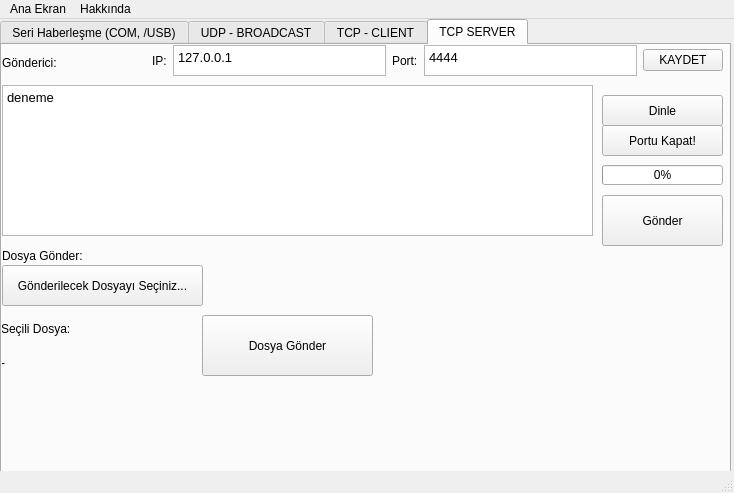
<?xml version="1.0" encoding="UTF-8"?>
<ui version="4.0">
 <class>qt</class>
 <widget class="QMainWindow" name="qt">
  <property name="geometry">
   <rect>
    <x>0</x>
    <y>0</y>
    <width>734</width>
    <height>493</height>
   </rect>
  </property>
  <property name="cursor">
   <cursorShape>ArrowCursor</cursorShape>
  </property>
  <property name="windowTitle">
   <string>PyQT ile TCP-UDP-Seri Haberleşme Programı</string>
  </property>
  <property name="windowIcon">
   <iconset>
    <normaloff>index.jpeg</normaloff>index.jpeg</iconset>
  </property>
  <property name="windowOpacity">
   <double>0.990000000000000</double>
  </property>
  <property name="statusTip">
   <string>Mehmet Cagri Aksoy 2018</string>
  </property>
  <property name="whatsThis">
   <string>Serial Communication Program</string>
  </property>
  <widget class="QWidget" name="centralwidget">
   <widget class="QWidget" name="gridLayoutWidget">
    <property name="geometry">
     <rect>
      <x>0</x>
      <y>0</y>
      <width>731</width>
      <height>511</height>
     </rect>
    </property>
    <layout class="QGridLayout" name="gridLayout">
     <item row="0" column="0">
      <widget class="QTabWidget" name="tabWidget">
       <property name="whatsThis">
        <string>&lt;html&gt;&lt;head/&gt;&lt;body&gt;&lt;p&gt;UDP Tab&lt;/p&gt;&lt;/body&gt;&lt;/html&gt;</string>
       </property>
       <property name="tabPosition">
        <enum>QTabWidget::North</enum>
       </property>
       <property name="currentIndex">
        <number>3</number>
       </property>
       <widget class="QWidget" name="tab">
        <property name="accessibleName">
         <string/>
        </property>
        <property name="autoFillBackground">
         <bool>false</bool>
        </property>
        <attribute name="title">
         <string>Seri Haberleşme (COM, /USB)</string>
        </attribute>
        <widget class="QWidget" name="verticalLayoutWidget_2">
         <property name="geometry">
          <rect>
           <x>0</x>
           <y>3</y>
           <width>531</width>
           <height>361</height>
          </rect>
         </property>
         <layout class="QVBoxLayout" name="verticalLayout_2">
          <item>
           <widget class="QLabel" name="label_3">
            <property name="text">
             <string> Alınan / Gönderilen Veri (Rx/Tx)</string>
            </property>
           </widget>
          </item>
          <item>
           <widget class="QTextEdit" name="textEdit_8">
            <property name="readOnly">
             <bool>true</bool>
            </property>
           </widget>
          </item>
         </layout>
        </widget>
        <widget class="QWidget" name="formLayoutWidget">
         <property name="geometry">
          <rect>
           <x>540</x>
           <y>0</y>
           <width>188</width>
           <height>141</height>
          </rect>
         </property>
         <layout class="QFormLayout" name="formLayout">
          <item row="0" column="0">
           <widget class="QLabel" name="label_2">
            <property name="text">
             <string>PORT Adı:</string>
            </property>
           </widget>
          </item>
          <item row="1" column="0">
           <widget class="QLabel" name="label_6">
            <property name="text">
             <string>Baud Oranı:</string>
            </property>
           </widget>
          </item>
          <item row="1" column="1">
           <widget class="QComboBox" name="comboBox_1">
            <item>
             <property name="text">
              <string>Seçiniz...</string>
             </property>
            </item>
            <item>
             <property name="text">
              <string>1200</string>
             </property>
            </item>
            <item>
             <property name="text">
              <string>2400</string>
             </property>
            </item>
            <item>
             <property name="text">
              <string>4800</string>
             </property>
            </item>
            <item>
             <property name="text">
              <string>9600</string>
             </property>
            </item>
            <item>
             <property name="text">
              <string>19200</string>
             </property>
            </item>
            <item>
             <property name="text">
              <string>38400</string>
             </property>
            </item>
            <item>
             <property name="text">
              <string>57600</string>
             </property>
            </item>
            <item>
             <property name="text">
              <string>115200</string>
             </property>
            </item>
           </widget>
          </item>
          <item row="2" column="0">
           <widget class="QLabel" name="label_7">
            <property name="text">
             <string>Boyut (B):</string>
            </property>
           </widget>
          </item>
          <item row="2" column="1">
           <widget class="QComboBox" name="comboBox_2">
            <item>
             <property name="text">
              <string>Seçiniz...</string>
             </property>
            </item>
            <item>
             <property name="text">
              <string>2</string>
             </property>
            </item>
            <item>
             <property name="text">
              <string>4</string>
             </property>
            </item>
            <item>
             <property name="text">
              <string>8</string>
             </property>
            </item>
            <item>
             <property name="text">
              <string>16</string>
             </property>
            </item>
            <item>
             <property name="text">
              <string>32</string>
             </property>
            </item>
            <item>
             <property name="text">
              <string>64</string>
             </property>
            </item>
           </widget>
          </item>
          <item row="0" column="1">
           <widget class="QLabel" name="label_11">
            <property name="text">
             <string>-</string>
            </property>
           </widget>
          </item>
          <item row="4" column="1">
           <widget class="QPushButton" name="pushButton_4">
            <property name="text">
             <string>Kaydet</string>
            </property>
           </widget>
          </item>
          <item row="3" column="1">
           <widget class="QComboBox" name="comboBox">
            <item>
             <property name="text">
              <string>Seçiniz...</string>
             </property>
            </item>
            <item>
             <property name="text">
              <string>0</string>
             </property>
            </item>
            <item>
             <property name="text">
              <string>2</string>
             </property>
            </item>
            <item>
             <property name="text">
              <string>4</string>
             </property>
            </item>
            <item>
             <property name="text">
              <string>6</string>
             </property>
            </item>
            <item>
             <property name="text">
              <string>8</string>
             </property>
            </item>
            <item>
             <property name="text">
              <string>10</string>
             </property>
            </item>
            <item>
             <property name="text">
              <string>15</string>
             </property>
            </item>
            <item>
             <property name="text">
              <string>20</string>
             </property>
            </item>
           </widget>
          </item>
          <item row="3" column="0">
           <widget class="QLabel" name="label_12">
            <property name="text">
             <string>Zaman Aşımı:</string>
            </property>
           </widget>
          </item>
         </layout>
        </widget>
        <widget class="QWidget" name="formLayoutWidget_2">
         <property name="geometry">
          <rect>
           <x>540</x>
           <y>340</y>
           <width>171</width>
           <height>21</height>
          </rect>
         </property>
         <layout class="QFormLayout" name="formLayout_2">
          <item row="0" column="0">
           <widget class="QLabel" name="label_4">
            <property name="text">
             <string>Port Durumu:</string>
            </property>
           </widget>
          </item>
          <item row="0" column="1">
           <widget class="QLabel" name="label_5">
            <property name="styleSheet">
             <string notr="true"/>
            </property>
            <property name="text">
             <string>Bağlı Değil</string>
            </property>
           </widget>
          </item>
         </layout>
        </widget>
        <widget class="QWidget" name="verticalLayoutWidget">
         <property name="geometry">
          <rect>
           <x>540</x>
           <y>150</y>
           <width>181</width>
           <height>181</height>
          </rect>
         </property>
         <layout class="QVBoxLayout" name="verticalLayout">
          <item>
           <widget class="QLabel" name="label_10">
            <property name="text">
             <string>Bağlantı Seçenekleri:</string>
            </property>
           </widget>
          </item>
          <item>
           <layout class="QHBoxLayout" name="horizontalLayout_2">
            <item>
             <widget class="QPushButton" name="pushButton_2">
              <property name="text">
               <string>DURDUR</string>
              </property>
             </widget>
            </item>
            <item>
             <widget class="QPushButton" name="pushButton">
              <property name="text">
               <string>BAŞLAT</string>
              </property>
             </widget>
            </item>
           </layout>
          </item>
          <item>
           <widget class="QLabel" name="label_8">
            <property name="text">
             <string>Bağlantı Yüzde Çubuğu:</string>
            </property>
           </widget>
          </item>
          <item>
           <widget class="QProgressBar" name="progressBar">
            <property name="value">
             <number>0</number>
            </property>
           </widget>
          </item>
          <item>
           <widget class="QTextEdit" name="textEdit"/>
          </item>
         </layout>
        </widget>
        <widget class="QPushButton" name="pushButton_3">
         <property name="geometry">
          <rect>
           <x>390</x>
           <y>390</y>
           <width>121</width>
           <height>31</height>
          </rect>
         </property>
         <property name="text">
          <string>Gönder</string>
         </property>
        </widget>
        <widget class="QPushButton" name="pushButton_5">
         <property name="geometry">
          <rect>
           <x>590</x>
           <y>390</y>
           <width>121</width>
           <height>31</height>
          </rect>
         </property>
         <property name="text">
          <string>.txt Olarak Kaydet</string>
         </property>
        </widget>
        <widget class="QTextEdit" name="textEdit_2">
         <property name="geometry">
          <rect>
           <x>0</x>
           <y>390</y>
           <width>391</width>
           <height>31</height>
          </rect>
         </property>
        </widget>
        <widget class="QLabel" name="label_9">
         <property name="geometry">
          <rect>
           <x>0</x>
           <y>359</y>
           <width>451</width>
           <height>31</height>
          </rect>
         </property>
         <property name="text">
          <string> Veri Gönder:</string>
         </property>
        </widget>
        <widget class="QPushButton" name="pushButton_14">
         <property name="geometry">
          <rect>
           <x>510</x>
           <y>390</y>
           <width>81</width>
           <height>31</height>
          </rect>
         </property>
         <property name="text">
          <string>HEX</string>
         </property>
        </widget>
       </widget>
       <widget class="QWidget" name="tab_2">
        <attribute name="title">
         <string>UDP - BROADCAST</string>
        </attribute>
        <widget class="QTextEdit" name="textEdit_4">
         <property name="geometry">
          <rect>
           <x>0</x>
           <y>40</y>
           <width>591</width>
           <height>171</height>
          </rect>
         </property>
        </widget>
        <widget class="QPushButton" name="pushButton_6">
         <property name="geometry">
          <rect>
           <x>600</x>
           <y>40</y>
           <width>121</width>
           <height>51</height>
          </rect>
         </property>
         <property name="text">
          <string>Dinlemeye Başla</string>
         </property>
        </widget>
        <widget class="QPushButton" name="pushButton_7">
         <property name="geometry">
          <rect>
           <x>600</x>
           <y>100</y>
           <width>121</width>
           <height>51</height>
          </rect>
         </property>
         <property name="text">
          <string>Dinlemeyi Durdur!</string>
         </property>
        </widget>
        <widget class="QLabel" name="label_14">
         <property name="geometry">
          <rect>
           <x>0</x>
           <y>20</y>
           <width>121</width>
           <height>21</height>
          </rect>
         </property>
         <property name="text">
          <string>UDP Alıcısı:</string>
         </property>
        </widget>
        <widget class="QTextEdit" name="textEdit_6">
         <property name="geometry">
          <rect>
           <x>0</x>
           <y>260</y>
           <width>591</width>
           <height>161</height>
          </rect>
         </property>
        </widget>
        <widget class="QLabel" name="label_16">
         <property name="geometry">
          <rect>
           <x>0</x>
           <y>240</y>
           <width>121</width>
           <height>16</height>
          </rect>
         </property>
         <property name="text">
          <string>UDP Mesaj İletici:</string>
         </property>
        </widget>
        <widget class="QPushButton" name="pushButton_8">
         <property name="geometry">
          <rect>
           <x>600</x>
           <y>270</y>
           <width>121</width>
           <height>51</height>
          </rect>
         </property>
         <property name="text">
          <string>Gönder!</string>
         </property>
        </widget>
        <widget class="QProgressBar" name="progressBar_2">
         <property name="geometry">
          <rect>
           <x>600</x>
           <y>330</y>
           <width>118</width>
           <height>23</height>
          </rect>
         </property>
         <property name="value">
          <number>0</number>
         </property>
        </widget>
        <widget class="QWidget" name="horizontalLayoutWidget">
         <property name="geometry">
          <rect>
           <x>403</x>
           <y>230</y>
           <width>341</width>
           <height>31</height>
          </rect>
         </property>
         <layout class="QHBoxLayout" name="horizontalLayout">
          <property name="sizeConstraint">
           <enum>QLayout::SetNoConstraint</enum>
          </property>
          <item>
           <widget class="QLabel" name="label_13">
            <property name="text">
             <string>Mesaj Gönderim Portunu Giriniz:</string>
            </property>
           </widget>
          </item>
          <item>
           <widget class="QTextEdit" name="textEdit_5">
            <property name="html">
             <string>&lt;!DOCTYPE HTML PUBLIC &quot;-//W3C//DTD HTML 4.0//EN&quot; &quot;http://www.w3.org/TR/REC-html40/strict.dtd&quot;&gt;
&lt;html&gt;&lt;head&gt;&lt;meta name=&quot;qrichtext&quot; content=&quot;1&quot; /&gt;&lt;style type=&quot;text/css&quot;&gt;
p, li { white-space: pre-wrap; }
&lt;/style&gt;&lt;/head&gt;&lt;body style=&quot; font-family:'Ubuntu'; font-size:10pt; font-weight:400; font-style:normal;&quot;&gt;
&lt;p style=&quot; margin-top:0px; margin-bottom:0px; margin-left:0px; margin-right:0px; -qt-block-indent:0; text-indent:0px;&quot;&gt;80&lt;/p&gt;&lt;/body&gt;&lt;/html&gt;</string>
            </property>
           </widget>
          </item>
         </layout>
        </widget>
        <widget class="QWidget" name="horizontalLayoutWidget_3">
         <property name="geometry">
          <rect>
           <x>172</x>
           <y>0</y>
           <width>651</width>
           <height>31</height>
          </rect>
         </property>
         <layout class="QHBoxLayout" name="horizontalLayout_4">
          <property name="sizeConstraint">
           <enum>QLayout::SetNoConstraint</enum>
          </property>
          <item>
           <widget class="QLabel" name="label_22">
            <property name="text">
             <string>IP Giriniz:</string>
            </property>
           </widget>
          </item>
          <item>
           <widget class="QTextEdit" name="textEdit_11">
            <property name="html">
             <string>&lt;!DOCTYPE HTML PUBLIC &quot;-//W3C//DTD HTML 4.0//EN&quot; &quot;http://www.w3.org/TR/REC-html40/strict.dtd&quot;&gt;
&lt;html&gt;&lt;head&gt;&lt;meta name=&quot;qrichtext&quot; content=&quot;1&quot; /&gt;&lt;style type=&quot;text/css&quot;&gt;
p, li { white-space: pre-wrap; }
&lt;/style&gt;&lt;/head&gt;&lt;body style=&quot; font-family:'Ubuntu'; font-size:10pt; font-weight:400; font-style:normal;&quot;&gt;
&lt;p style=&quot; margin-top:0px; margin-bottom:0px; margin-left:0px; margin-right:0px; -qt-block-indent:0; text-indent:0px;&quot;&gt;255.255.255.255&lt;/p&gt;&lt;/body&gt;&lt;/html&gt;</string>
            </property>
           </widget>
          </item>
          <item>
           <widget class="QLabel" name="label_15">
            <property name="text">
             <string>Dinleme Portu Giriniz</string>
            </property>
           </widget>
          </item>
          <item>
           <widget class="QTextEdit" name="textEdit_7">
            <property name="html">
             <string>&lt;!DOCTYPE HTML PUBLIC &quot;-//W3C//DTD HTML 4.0//EN&quot; &quot;http://www.w3.org/TR/REC-html40/strict.dtd&quot;&gt;
&lt;html&gt;&lt;head&gt;&lt;meta name=&quot;qrichtext&quot; content=&quot;1&quot; /&gt;&lt;style type=&quot;text/css&quot;&gt;
p, li { white-space: pre-wrap; }
&lt;/style&gt;&lt;/head&gt;&lt;body style=&quot; font-family:'Ubuntu'; font-size:10pt; font-weight:400; font-style:normal;&quot;&gt;
&lt;p style=&quot; margin-top:0px; margin-bottom:0px; margin-left:0px; margin-right:0px; -qt-block-indent:0; text-indent:0px;&quot;&gt;80&lt;/p&gt;&lt;/body&gt;&lt;/html&gt;</string>
            </property>
           </widget>
          </item>
         </layout>
        </widget>
        <widget class="QLabel" name="label_20">
         <property name="geometry">
          <rect>
           <x>120</x>
           <y>210</y>
           <width>251</width>
           <height>51</height>
          </rect>
         </property>
         <property name="text">
          <string/>
         </property>
         <property name="pixmap">
          <pixmap>Desktop/udppackets.png</pixmap>
         </property>
         <property name="scaledContents">
          <bool>true</bool>
         </property>
        </widget>
        <widget class="QPushButton" name="pushButton_12">
         <property name="geometry">
          <rect>
           <x>600</x>
           <y>360</y>
           <width>121</width>
           <height>41</height>
          </rect>
         </property>
         <property name="text">
          <string>.TXT Olarak Kaydet!</string>
         </property>
        </widget>
        <widget class="QLabel" name="label_19">
         <property name="geometry">
          <rect>
           <x>600</x>
           <y>170</y>
           <width>111</width>
           <height>29</height>
          </rect>
         </property>
         <property name="text">
          <string>Bağlantı YOK!</string>
         </property>
        </widget>
       </widget>
       <widget class="QWidget" name="tab_3">
        <attribute name="title">
         <string>TCP - CLIENT</string>
        </attribute>
        <widget class="QTextEdit" name="textEdit_3">
         <property name="geometry">
          <rect>
           <x>0</x>
           <y>40</y>
           <width>591</width>
           <height>291</height>
          </rect>
         </property>
        </widget>
        <widget class="QWidget" name="horizontalLayoutWidget_2">
         <property name="geometry">
          <rect>
           <x>230</x>
           <y>0</y>
           <width>491</width>
           <height>31</height>
          </rect>
         </property>
         <layout class="QHBoxLayout" name="horizontalLayout_3">
          <property name="sizeConstraint">
           <enum>QLayout::SetNoConstraint</enum>
          </property>
          <item>
           <widget class="QLabel" name="label_17">
            <property name="text">
             <string>IP:</string>
            </property>
           </widget>
          </item>
          <item>
           <widget class="QTextEdit" name="textEdit_10">
            <property name="html">
             <string>&lt;!DOCTYPE HTML PUBLIC &quot;-//W3C//DTD HTML 4.0//EN&quot; &quot;http://www.w3.org/TR/REC-html40/strict.dtd&quot;&gt;
&lt;html&gt;&lt;head&gt;&lt;meta name=&quot;qrichtext&quot; content=&quot;1&quot; /&gt;&lt;style type=&quot;text/css&quot;&gt;
p, li { white-space: pre-wrap; }
&lt;/style&gt;&lt;/head&gt;&lt;body style=&quot; font-family:'Ubuntu'; font-size:10pt; font-weight:400; font-style:normal;&quot;&gt;
&lt;p style=&quot;-qt-paragraph-type:empty; margin-top:0px; margin-bottom:0px; margin-left:0px; margin-right:0px; -qt-block-indent:0; text-indent:0px;&quot;&gt;&lt;br /&gt;&lt;/p&gt;&lt;/body&gt;&lt;/html&gt;</string>
            </property>
           </widget>
          </item>
          <item>
           <widget class="QLabel" name="label_23">
            <property name="text">
             <string>Port:</string>
            </property>
           </widget>
          </item>
          <item>
           <widget class="QTextEdit" name="textEdit_12">
            <property name="html">
             <string>&lt;!DOCTYPE HTML PUBLIC &quot;-//W3C//DTD HTML 4.0//EN&quot; &quot;http://www.w3.org/TR/REC-html40/strict.dtd&quot;&gt;
&lt;html&gt;&lt;head&gt;&lt;meta name=&quot;qrichtext&quot; content=&quot;1&quot; /&gt;&lt;style type=&quot;text/css&quot;&gt;
p, li { white-space: pre-wrap; }
&lt;/style&gt;&lt;/head&gt;&lt;body style=&quot; font-family:'Ubuntu'; font-size:10pt; font-weight:400; font-style:normal;&quot;&gt;
&lt;p style=&quot; margin-top:0px; margin-bottom:0px; margin-left:0px; margin-right:0px; -qt-block-indent:0; text-indent:0px;&quot;&gt;4444&lt;/p&gt;&lt;/body&gt;&lt;/html&gt;</string>
            </property>
           </widget>
          </item>
          <item>
           <widget class="QPushButton" name="pushButton_11">
            <property name="text">
             <string>KAYDET</string>
            </property>
           </widget>
          </item>
         </layout>
        </widget>
        <widget class="QLabel" name="label_18">
         <property name="geometry">
          <rect>
           <x>0</x>
           <y>20</y>
           <width>221</width>
           <height>16</height>
          </rect>
         </property>
         <property name="text">
          <string>SERVER'DAN GELEN VERİLERİ AL:</string>
         </property>
        </widget>
        <widget class="QLabel" name="label_21">
         <property name="geometry">
          <rect>
           <x>170</x>
           <y>340</y>
           <width>361</width>
           <height>71</height>
          </rect>
         </property>
         <property name="text">
          <string/>
         </property>
         <property name="pixmap">
          <pixmap>Desktop/tcpstream.png</pixmap>
         </property>
         <property name="scaledContents">
          <bool>true</bool>
         </property>
        </widget>
        <widget class="QPushButton" name="pushButton_9">
         <property name="geometry">
          <rect>
           <x>600</x>
           <y>50</y>
           <width>121</width>
           <height>61</height>
          </rect>
         </property>
         <property name="text">
          <string>Dinle</string>
         </property>
        </widget>
        <widget class="QPushButton" name="pushButton_10">
         <property name="geometry">
          <rect>
           <x>600</x>
           <y>110</y>
           <width>121</width>
           <height>61</height>
          </rect>
         </property>
         <property name="text">
          <string>Portu Kapat!</string>
         </property>
        </widget>
        <widget class="QLabel" name="label_24">
         <property name="geometry">
          <rect>
           <x>0</x>
           <y>340</y>
           <width>221</width>
           <height>16</height>
          </rect>
         </property>
         <property name="text">
          <string>Server'den Dosya Al:</string>
         </property>
        </widget>
        <widget class="QPushButton" name="pushButton_15">
         <property name="geometry">
          <rect>
           <x>0</x>
           <y>360</y>
           <width>151</width>
           <height>51</height>
          </rect>
         </property>
         <property name="text">
          <string>Dosya Konumunu Aç</string>
         </property>
        </widget>
       </widget>
       <widget class="QWidget" name="tab_4">
        <attribute name="title">
         <string>TCP SERVER</string>
        </attribute>
        <widget class="QPushButton" name="pushButton_37">
         <property name="geometry">
          <rect>
           <x>600</x>
           <y>150</y>
           <width>121</width>
           <height>51</height>
          </rect>
         </property>
         <property name="text">
          <string>Gönder</string>
         </property>
        </widget>
        <widget class="QPushButton" name="pushButton_38">
         <property name="geometry">
          <rect>
           <x>600</x>
           <y>50</y>
           <width>121</width>
           <height>31</height>
          </rect>
         </property>
         <property name="text">
          <string>Dinle</string>
         </property>
        </widget>
        <widget class="QProgressBar" name="progressBar_10">
         <property name="geometry">
          <rect>
           <x>600</x>
           <y>120</y>
           <width>121</width>
           <height>20</height>
          </rect>
         </property>
         <property name="value">
          <number>0</number>
         </property>
        </widget>
        <widget class="QTextEdit" name="textEdit_37">
         <property name="geometry">
          <rect>
           <x>0</x>
           <y>40</y>
           <width>591</width>
           <height>151</height>
          </rect>
         </property>
         <property name="html">
          <string>&lt;!DOCTYPE HTML PUBLIC &quot;-//W3C//DTD HTML 4.0//EN&quot; &quot;http://www.w3.org/TR/REC-html40/strict.dtd&quot;&gt;
&lt;html&gt;&lt;head&gt;&lt;meta name=&quot;qrichtext&quot; content=&quot;1&quot; /&gt;&lt;style type=&quot;text/css&quot;&gt;
p, li { white-space: pre-wrap; }
&lt;/style&gt;&lt;/head&gt;&lt;body style=&quot; font-family:'Ubuntu'; font-size:10pt; font-weight:400; font-style:normal;&quot;&gt;
&lt;p style=&quot; margin-top:0px; margin-bottom:0px; margin-left:0px; margin-right:0px; -qt-block-indent:0; text-indent:0px;&quot;&gt;deneme&lt;/p&gt;&lt;/body&gt;&lt;/html&gt;</string>
         </property>
        </widget>
        <widget class="QPushButton" name="pushButton_39">
         <property name="geometry">
          <rect>
           <x>600</x>
           <y>80</y>
           <width>121</width>
           <height>31</height>
          </rect>
         </property>
         <property name="text">
          <string>Portu Kapat!</string>
         </property>
        </widget>
        <widget class="QWidget" name="horizontalLayoutWidget_10">
         <property name="geometry">
          <rect>
           <x>150</x>
           <y>0</y>
           <width>571</width>
           <height>31</height>
          </rect>
         </property>
         <layout class="QHBoxLayout" name="horizontalLayout_13">
          <property name="sizeConstraint">
           <enum>QLayout::SetNoConstraint</enum>
          </property>
          <item>
           <widget class="QLabel" name="label_72">
            <property name="text">
             <string>IP:</string>
            </property>
           </widget>
          </item>
          <item>
           <widget class="QTextEdit" name="textEdit_38">
            <property name="html">
             <string>&lt;!DOCTYPE HTML PUBLIC &quot;-//W3C//DTD HTML 4.0//EN&quot; &quot;http://www.w3.org/TR/REC-html40/strict.dtd&quot;&gt;
&lt;html&gt;&lt;head&gt;&lt;meta name=&quot;qrichtext&quot; content=&quot;1&quot; /&gt;&lt;style type=&quot;text/css&quot;&gt;
p, li { white-space: pre-wrap; }
&lt;/style&gt;&lt;/head&gt;&lt;body style=&quot; font-family:'Ubuntu'; font-size:10pt; font-weight:400; font-style:normal;&quot;&gt;
&lt;p style=&quot; margin-top:0px; margin-bottom:0px; margin-left:0px; margin-right:0px; -qt-block-indent:0; text-indent:0px;&quot;&gt;127.0.0.1&lt;/p&gt;&lt;/body&gt;&lt;/html&gt;</string>
            </property>
           </widget>
          </item>
          <item>
           <widget class="QLabel" name="label_73">
            <property name="text">
             <string>Port:</string>
            </property>
           </widget>
          </item>
          <item>
           <widget class="QTextEdit" name="textEdit_39">
            <property name="html">
             <string>&lt;!DOCTYPE HTML PUBLIC &quot;-//W3C//DTD HTML 4.0//EN&quot; &quot;http://www.w3.org/TR/REC-html40/strict.dtd&quot;&gt;
&lt;html&gt;&lt;head&gt;&lt;meta name=&quot;qrichtext&quot; content=&quot;1&quot; /&gt;&lt;style type=&quot;text/css&quot;&gt;
p, li { white-space: pre-wrap; }
&lt;/style&gt;&lt;/head&gt;&lt;body style=&quot; font-family:'Ubuntu'; font-size:10pt; font-weight:400; font-style:normal;&quot;&gt;
&lt;p style=&quot; margin-top:0px; margin-bottom:0px; margin-left:0px; margin-right:0px; -qt-block-indent:0; text-indent:0px;&quot;&gt;4444&lt;/p&gt;&lt;/body&gt;&lt;/html&gt;</string>
            </property>
           </widget>
          </item>
          <item>
           <widget class="QPushButton" name="pushButton_13">
            <property name="text">
             <string>KAYDET</string>
            </property>
           </widget>
          </item>
         </layout>
        </widget>
        <widget class="QLabel" name="label_74">
         <property name="geometry">
          <rect>
           <x>0</x>
           <y>10</y>
           <width>201</width>
           <height>16</height>
          </rect>
         </property>
         <property name="text">
          <string>Gönderici:</string>
         </property>
        </widget>
        <widget class="QLabel" name="label_71">
         <property name="geometry">
          <rect>
           <x>270</x>
           <y>200</y>
           <width>321</width>
           <height>61</height>
          </rect>
         </property>
         <property name="text">
          <string/>
         </property>
         <property name="pixmap">
          <pixmap>Desktop/tcpstream.png</pixmap>
         </property>
         <property name="scaledContents">
          <bool>true</bool>
         </property>
        </widget>
        <widget class="QLabel" name="label_75">
         <property name="geometry">
          <rect>
           <x>0</x>
           <y>200</y>
           <width>231</width>
           <height>21</height>
          </rect>
         </property>
         <property name="text">
          <string>Dosya Gönder:</string>
         </property>
        </widget>
        <widget class="QPushButton" name="pushButton_16">
         <property name="geometry">
          <rect>
           <x>200</x>
           <y>270</y>
           <width>171</width>
           <height>61</height>
          </rect>
         </property>
         <property name="text">
          <string>Dosya Gönder</string>
         </property>
        </widget>
        <widget class="QPushButton" name="pushButton_17">
         <property name="geometry">
          <rect>
           <x>0</x>
           <y>220</y>
           <width>201</width>
           <height>41</height>
          </rect>
         </property>
         <property name="text">
          <string>Gönderilecek Dosyayı Seçiniz...</string>
         </property>
        </widget>
        <widget class="QLabel" name="label">
         <property name="geometry">
          <rect>
           <x>210</x>
           <y>220</y>
           <width>51</width>
           <height>41</height>
          </rect>
         </property>
         <property name="text">
          <string/>
         </property>
         <property name="pixmap">
          <pixmap>1.jpg</pixmap>
         </property>
         <property name="scaledContents">
          <bool>true</bool>
         </property>
        </widget>
        <widget class="QWidget" name="verticalLayoutWidget_3">
         <property name="geometry">
          <rect>
           <x>-1</x>
           <y>270</y>
           <width>201</width>
           <height>61</height>
          </rect>
         </property>
         <layout class="QVBoxLayout" name="verticalLayout_3">
          <item>
           <widget class="QLabel" name="label_25">
            <property name="text">
             <string>Seçili Dosya:</string>
            </property>
           </widget>
          </item>
          <item>
           <widget class="QLabel" name="label_26">
            <property name="text">
             <string>-</string>
            </property>
           </widget>
          </item>
         </layout>
        </widget>
       </widget>
      </widget>
     </item>
    </layout>
   </widget>
  </widget>
  <widget class="QMenuBar" name="menubar">
   <property name="geometry">
    <rect>
     <x>0</x>
     <y>0</y>
     <width>734</width>
     <height>21</height>
    </rect>
   </property>
   <widget class="QMenu" name="menuAna_Ekran">
    <property name="title">
     <string>Ana Ekran</string>
    </property>
   </widget>
   <widget class="QMenu" name="hakkinda">
    <property name="title">
     <string>Hakkında</string>
    </property>
   </widget>
   <addaction name="menuAna_Ekran"/>
   <addaction name="hakkinda"/>
  </widget>
  <widget class="QStatusBar" name="statusbar"/>
  <action name="actionAna_Ekran">
   <property name="text">
    <string>Ana Ekran</string>
   </property>
  </action>
 </widget>
 <resources/>
 <connections/>
</ui>
